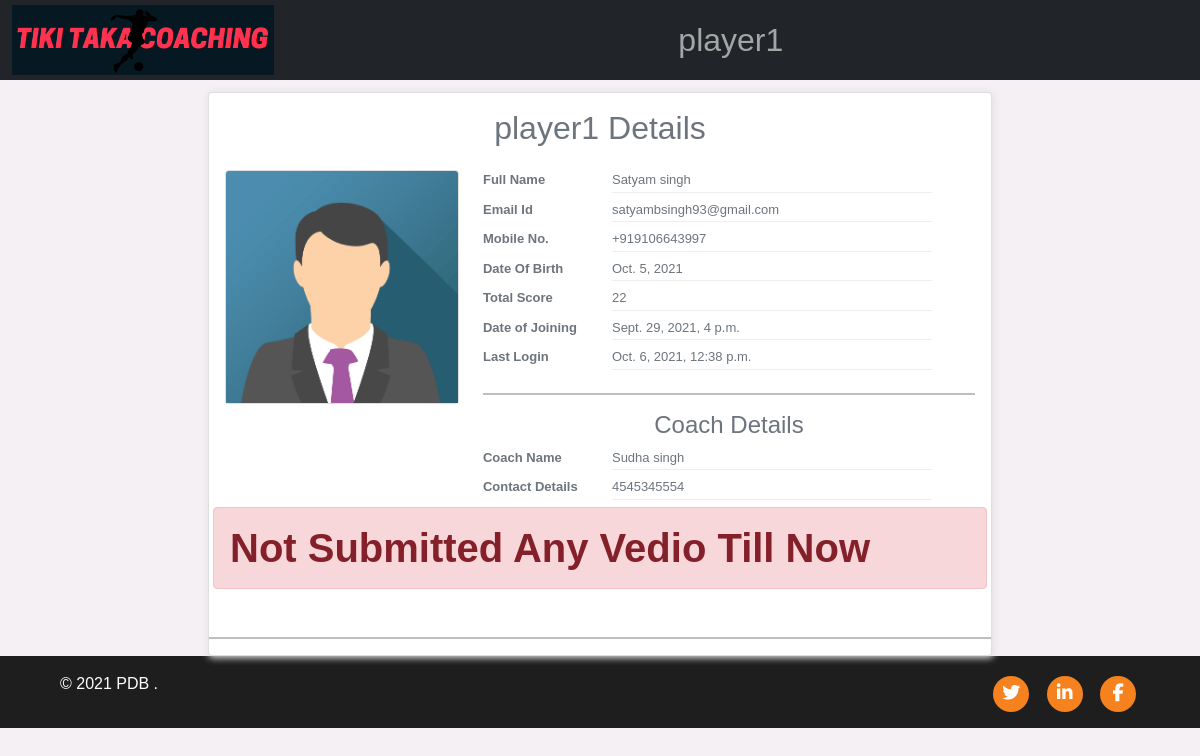
The app's page /player/viewprofile/16 (signed in) with its own data.
### Players/models.py (models this page shows, shortened)
class User(AbstractUser):
    UserType = models.CharField(max_length=50)
    USERNAME_FIELD = 'username'
    REQUIRED_FIELDS = []
    def __str__(self):
        return f"{self.username}"

class PlayerData(models.Model):
    PlayerId = models.OneToOneField(User,on_delete=models.CASCADE,primary_key=True)
    PlayerCellNumber=models.CharField(max_length=15,blank=True)
    PlayerDob = models.DateField(null=True,blank=True)
    CoachName = models.ForeignKey('Coach.CoachData',on_delete=models.CASCADE,null=True)
    score = models.IntegerField(default=0)

### Coach/models.py (models this page shows, shortened)
class CoachData(models.Model):
    CoachId = models.OneToOneField(User,on_delete=models.CASCADE,primary_key=True)
    CoachDetails = models.CharField(max_length=200)
    CoachNumber = models.CharField(max_length=15,unique=True)

### Players/views.py (the view)
# urls.py: path('player/viewprofile/<int:pk>',ViewPlayerProfile,name='playerprofile'),
def ViewPlayerProfile(request,pk):
    player = PlayerData.objects.get(pk=pk)
    user = User.objects.get(username = player.PlayerId)
    submission = VedioSubmission.objects.filter(player__PlayerId=player.PlayerId,submit = True)
    try :
        coach = CoachData.objects.get(CoachId = player.CoachName)
    except:
        coach = None
    context ={
        'player':player,
        'user':user,
        'submission':submission,
        'coach':coach,
        'pp':0
    }
    return render(request,'player/profile.html',context);

### templates/player/profile.html (shortened to what this page needs)
{% extends 'base.html' %}
{% load static %}
{% block content %}
<div class="container-fluid">
    <div class=" col-xs-12 col-sm-12  col-md-12 offset-lg-2 col-lg-8 col-xl-8 pad_top">
        <div class="card card_box">
            <div class="card-body">
                <h4 class="card-title titlecenter fs-2">{{user.username}} Details</h4>
                <div class="row pad_top">
                    <div
                        class="col-xs-4 offset-sm-4 col-sm-4 col-md-4 offset-lg-0 col-lg-4  offset-lg-0 col-xl-4 pad_top">
                        <div class="card">
                            <div class="">
                                <p class="card-text"> <img class="card-img-top" src="{% static 'images/student.png' %}"
                                        alt="Card image"></p>
                            </div>
                        </div>
                    </div>
                    <div class="col-12 col-sm-12 col-md-12 col-lg-8 col-xl-8 pad_top">
                        <div class="row">
                            <div class="col-6 col-sm-3 col-md-3 col-lg-3 col-xl-3">
                                <p class="marbot titlesize">Full Name </p>
                            </div>
                            <div class="col-12 col-sm-8 col-md-8 col-lg-8 col-xl-8">
                                <p class="marbot borderbot">{{user.first_name}} {{user.last_name}}</p>
                            </div>
                        </div>
                        <div class="row">
                            <div class="col-12 col-sm-3 col-md-3 col-lg-3 col-xl-3">
                                <p class="marbot titlesize">Email Id </p>
                            </div>
                            <div class="col-12 col-sm-8 col-md-8 col-lg-8 col-xl-8">
                                <p class="marbot borderbot">{{user.email}}</p>
                            </div>
                        </div>
                        <div class="row">
                            <div class="col-12 col-sm-3 col-md-3 col-lg-3 col-xl-3">
                                <p class="marbot titlesize">Mobile No.</p>
                            </div>
                            <div class="col-12 col-sm-8 col-md-8 col-lg-8 col-xl-8">
                                <p class="marbot borderbot"> {% if player.PlayerCellNumber %}
                                    {{player.PlayerCellNumber}} {% else %} Details not available {% endif %}</p>
                            </div>
                        </div>
                        <div class="row">
                            <div class="col-12 col-sm-3 col-md-3 col-lg-3 col-xl-3">
                                <p class="marbot titlesize">Date Of Birth </p>
                            </div>
                            <div class="col-12 col-sm-8 col-md-8 col-lg-8 col-xl-8">
                                <p class="marbot borderbot"> {% if player.PlayerDob %} {{player.PlayerDob}} {% else %}
                                    Details not available {% endif %}</p>
                            </div>
                        </div>
                        <div class="row">
                            <div class="col-12 col-sm-3 col-md-3 col-lg-3 col-xl-3">
                                <p class="marbot titlesize">Total Score</p>
                            </div>
                            <div class="col-12 col-sm-8 col-md-8 col-lg-8 col-xl-8">
                                <p class="marbot borderbot">{{player.score}}</p>
                            </div>
                        </div>
                        <div class="row">
                            <div class="col-12 col-sm-3 col-md-3 col-lg-3 col-xl-3">
                                <p class="marbot titlesize">Date of Joining</p>
                            </div>
                            <div class="col-12 col-sm-8 col-md-8 col-lg-8 col-xl-8">
                                <p class="marbot borderbot"> {{user.date_joined}}</p>
                            </div>
                        </div>
                        <div class="row">
                            <div class="col-12 col-sm-3 col-md-3 col-lg-3 col-xl-3">
                                <p class="marbot titlesize">Last Login</p>
                            </div>
                            <div class="col-12 col-sm-8 col-md-8 col-lg-8 col-xl-8">
                                <p class="marbot borderbot"> {{user.last_login}}</p>
                            </div>
                        </div>
                        <hr>
                        {% if coach %}
                        <h4 class="card-title titlecenter">Coach Details</h4>
                        <div class="row">
                            <div class="col-12 col-sm-3 col-md-3 col-lg-3 col-xl-3">
                                <p class="marbot titlesize">Coach Name </p>
                            </div>
                            <div class="col-12 col-sm-8 col-md-8 col-lg-8 col-xl-8">
                                <p class="marbot borderbot"> {{coach.CoachId.first_name}}  {{coach.CoachId.last_name}}</p>
                            </div>
                        </div>
                        <div class="row">
                            <div class="col-12 col-sm-3 col-md-3 col-lg-3 col-xl-3">
                                <p class="marbot titlesize">Contact Details  </p>
                            </div>
                            <div class="col-12 col-sm-8 col-md-8 col-lg-8 col-xl-8">
                                <p class="marbot borderbot">{{coach.CoachNumber}}</p>
                            </div>
                        </div>
                        {% else %}
                            {% if pp %}
                            <h3 class="text-center alert alert-danger">Wait Until we assign a coach to you </h3>
                            {% endif %}
                        {% endif %}
                    </div>
                {% if submission %}
                {% if pp %}
                <h1 class="mt-2 text-center fw-bold "> Your Submissions</h1>
                {% else %}
                <h1 class="mt-2 text-center fw-bold "> Player Submissions</h1>
                {% endif %}
                        <ul class="list-group borderradius_0">
                                <li class="list-group-item">
                                    <div class="row">
                                        <div class="col-4 col-sm-4 col-md-4 col-lg-4 table_head fw-bold">
                                            <h4>Video</h4>
                                        </div>
                                        <div class="col-3 col-sm-3 col-md-3 col-lg-3 table_head">
                                            <h4>Title </h4>
                                        </div>
                                        <div class="col-3 col-sm-3 col-md-3 col-lg-3 table_head">
                                            <h4>Submit Date </h4>
                                        </div>
                                        <div class="col-2 col-sm-2 col-md-2 col-lg-2 table_head">
                                            <h4>Marks </h4>
                                        </div>
                                    </div>
                                    <hr>
                                    {% for vedio in submission %}
                                    <div class="row fw-bold fs-4">
                                        <div class="col-lg-4">
                                            <video class="embed-responsive embed-responsive-16by9" poster="{{vedio.thumbnail.url}}"
                                                id="{{content.id}}" width="300" preload="none" height="150" controls="controls">
                                                <source src="{{vedio.vedio.vedio.url}}" type="video/mp4" />
                                            </video>
                                        </div>
                                        <div class="col-lg-3">
                                            <p class="description_text">{{vedio.vedio.VedioTitle}}</p>
                                        </div>
                                        <div class="col-lg-3">
                                            <p class="description_text">{{vedio.date}} </p>
                                        </div>
                                        <div class="col-lg-2">
                                            <p class="description_text">{{vedio.marks}} </p>
                                        </div>
                                    </div>
                                    <hr>
                                    {% endfor %}
                                </li>
                            </ul>
                {% for submit in Submissions %}
                    <h1>he</h1>
                {% endfor %}
                {% else %}
                    <h1 class="alert alert-danger fw-bold">Not Submitted Any Vedio Till Now </h1>
                {% endif %}
                </div>
            </div>
            <hr>
        </div>
    </div>
</div>
{% endblock content %}

### templates/navbar.html (shortened to what this page needs)
{% load static %}
<nav class="navbar navbar-expand-md navbar-dark bg-dark">
  <div class="container-fluid">
    <a class="navbar-brand text-center fs-2 mx-auto waves-effect" href="/"><img src="{% static 'images/logo.png' %}" alt=""></a>
    <div class="collapse navbar-collapse"  id="navbarSupportedContent">
      <ul class="navbar-nav me-auto mb-2 mb-lg-0 mx-auto" >
        {% if request.user.is_authenticated %}
        <li class="nav-item dropdown ">
            <a class="nav-link dropdown-toggle fs-2" href="#" id="navbarDropdown" role="button" data-bs-toggle="dropdown" aria-expanded="false">
                {{request.user}}
            </a>
            </li>
        {% endif %}
    </ul>
    </div>
  </div>
</nav>

### static/css/mystyle.css (style rules this page uses)
* { margin:0px; padding:0px; }
body { font-family: 'Source Sans Pro', sans-serif; font-weight:normal; color:#6c757d; }
.navbar { padding: 0; }
.navbar-brand img { height: 70px; width: auto; display: block; -webkit-transition : all 0.3s ease-out; transition : all 0.3s ease-out; }
.nav-link { color:#a5a5a5 !important; font-weight: 500; transition: all 200ms linear; }
.nav-link { position: relative; padding: 5px 0 !important; display: inline-block; }
.nav-item:after { position: absolute; bottom: -5px; left: 0; width: 100%; height: 2px; content: ''; background-color: #ace60d !important; opacity: 0; transition: all 200ms linear; }
.nav-item { position: relative; transition: all 200ms linear; }
.dropdown-toggle::after { display: none; }

### records on screen
User: user "player1", username "player1", first_name "Satyam", last_name "singh", email "satyambsingh93@gmail.com", date_joined "Sept. 29, 2021, 4 p.m.", last_login "Oct. 6, 2021, 12:38 p.m."
PlayerData: PlayerCellNumber "+919106643997", PlayerDob "Oct. 5, 2021", score "22"
CoachData: CoachId.first_name "Sudha", CoachId.last_name "singh", CoachNumber "4545345554"
